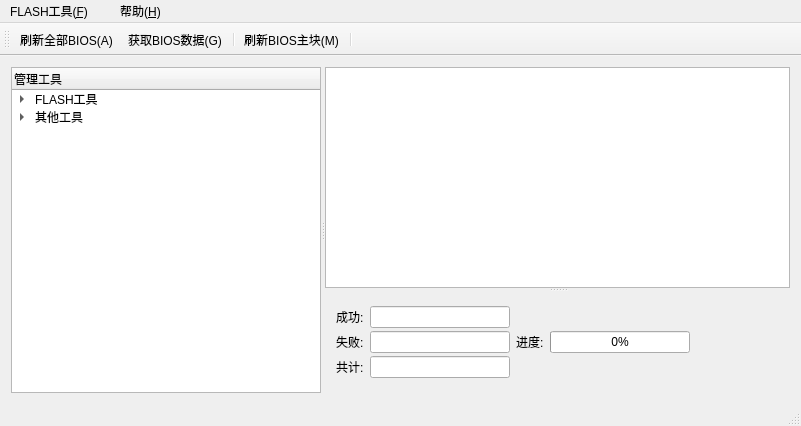
<?xml version="1.0" encoding="UTF-8"?>
<ui version="4.0">
 <class>MainWindow</class>
 <widget class="QMainWindow" name="MainWindow">
  <property name="geometry">
   <rect>
    <x>0</x>
    <y>0</y>
    <width>801</width>
    <height>426</height>
   </rect>
  </property>
  <property name="baseSize">
   <size>
    <width>1024</width>
    <height>768</height>
   </size>
  </property>
  <property name="windowTitle">
   <string>MainWindow</string>
  </property>
  <widget class="QWidget" name="centralWidget">
   <layout class="QGridLayout" name="gridLayout_2">
    <item row="0" column="0">
     <widget class="QSplitter" name="splitter_2">
      <property name="orientation">
       <enum>Qt::Horizontal</enum>
      </property>
      <widget class="QTreeWidget" name="treeWidget">
       <property name="cursor" stdset="0">
        <cursorShape>PointingHandCursor</cursorShape>
       </property>
       <property name="layoutDirection">
        <enum>Qt::LeftToRight</enum>
       </property>
       <property name="autoFillBackground">
        <bool>true</bool>
       </property>
       <property name="lineWidth">
        <number>9</number>
       </property>
       <property name="midLineWidth">
        <number>1</number>
       </property>
       <property name="autoScroll">
        <bool>false</bool>
       </property>
       <property name="autoScrollMargin">
        <number>0</number>
       </property>
       <property name="autoExpandDelay">
        <number>0</number>
       </property>
       <attribute name="headerStretchLastSection">
        <bool>true</bool>
       </attribute>
       <column>
        <property name="text">
         <string>管理工具</string>
        </property>
       </column>
       <item>
        <property name="text">
         <string>FLASH工具</string>
        </property>
        <item>
         <property name="text">
          <string>刷新全部BIOS</string>
         </property>
        </item>
        <item>
         <property name="text">
          <string>刷新BIOS主块</string>
         </property>
        </item>
        <item>
         <property name="text">
          <string>刷新BIOS启动块</string>
         </property>
        </item>
        <item>
         <property name="text">
          <string>刷新NVRAM</string>
         </property>
        </item>
        <item>
         <property name="text">
          <string>刷新ROM Holes</string>
         </property>
        </item>
        <item>
         <property name="text">
          <string>获取BIOS数据</string>
         </property>
        </item>
        <item>
         <property name="text">
          <string>刷新OA2</string>
         </property>
        </item>
        <item>
         <property name="text">
          <string>刷新OA3</string>
         </property>
        </item>
        <item>
         <property name="text">
          <string>清除event log</string>
         </property>
        </item>
       </item>
       <item>
        <property name="text">
         <string>其他工具</string>
        </property>
        <item>
         <property name="text">
          <string>重启系统</string>
         </property>
        </item>
        <item>
         <property name="text">
          <string>关闭系统</string>
         </property>
        </item>
       </item>
      </widget>
      <widget class="QSplitter" name="splitter">
       <property name="orientation">
        <enum>Qt::Vertical</enum>
       </property>
       <widget class="QTextBrowser" name="textBrowser"/>
       <widget class="QWidget" name="layoutWidget">
        <layout class="QGridLayout" name="gridLayout">
         <property name="rightMargin">
          <number>100</number>
         </property>
         <property name="verticalSpacing">
          <number>0</number>
         </property>
         <item row="0" column="0">
          <widget class="QLabel" name="label">
           <property name="text">
            <string>成功:</string>
           </property>
          </widget>
         </item>
         <item row="0" column="1">
          <widget class="QLineEdit" name="lineEdit">
           <property name="enabled">
            <bool>true</bool>
           </property>
           <property name="text">
            <string/>
           </property>
           <property name="readOnly">
            <bool>true</bool>
           </property>
          </widget>
         </item>
         <item row="1" column="0">
          <widget class="QLabel" name="label_2">
           <property name="text">
            <string>失败:</string>
           </property>
          </widget>
         </item>
         <item row="1" column="1">
          <widget class="QLineEdit" name="lineEdit_2">
           <property name="enabled">
            <bool>true</bool>
           </property>
           <property name="readOnly">
            <bool>true</bool>
           </property>
          </widget>
         </item>
         <item row="1" column="2">
          <widget class="QLabel" name="label_4">
           <property name="text">
            <string>进度:</string>
           </property>
          </widget>
         </item>
         <item row="1" column="3">
          <widget class="QProgressBar" name="progressBar">
           <property name="value">
            <number>0</number>
           </property>
          </widget>
         </item>
         <item row="2" column="0">
          <widget class="QLabel" name="label_3">
           <property name="text">
            <string>共计:</string>
           </property>
          </widget>
         </item>
         <item row="2" column="1">
          <widget class="QLineEdit" name="lineEdit_3">
           <property name="enabled">
            <bool>true</bool>
           </property>
           <property name="readOnly">
            <bool>true</bool>
           </property>
          </widget>
         </item>
        </layout>
       </widget>
      </widget>
     </widget>
    </item>
   </layout>
  </widget>
  <widget class="QMenuBar" name="menuBar">
   <property name="geometry">
    <rect>
     <x>0</x>
     <y>0</y>
     <width>801</width>
     <height>22</height>
    </rect>
   </property>
   <widget class="QMenu" name="menu_F">
    <property name="title">
     <string>FLASH工具(&amp;F)</string>
    </property>
    <widget class="QMenu" name="menu_BIOS_F">
     <property name="title">
      <string>刷新BIOS</string>
     </property>
     <addaction name="action_ID"/>
     <addaction name="action_N"/>
     <addaction name="action_0"/>
    </widget>
    <addaction name="menu_BIOS_F"/>
    <addaction name="action_ID_2"/>
    <addaction name="separator"/>
   </widget>
   <widget class="QMenu" name="menu_E">
    <property name="title">
     <string> </string>
    </property>
   </widget>
   <widget class="QMenu" name="menu">
    <property name="title">
     <string>帮助(&amp;H)</string>
    </property>
    <addaction name="action_BIOS"/>
   </widget>
   <addaction name="menu_F"/>
   <addaction name="menu_E"/>
   <addaction name="menu"/>
  </widget>
  <widget class="QToolBar" name="mainToolBar">
   <attribute name="toolBarArea">
    <enum>TopToolBarArea</enum>
   </attribute>
   <attribute name="toolBarBreak">
    <bool>false</bool>
   </attribute>
   <addaction name="action_ID"/>
   <addaction name="action_ID_2"/>
   <addaction name="separator"/>
   <addaction name="action_N"/>
   <addaction name="separator"/>
  </widget>
  <widget class="QStatusBar" name="statusBar"/>
  <action name="action_N">
   <property name="icon">
    <iconset resource="menu.qrc">
     <normaloff>:/File/images/taskbar_bgofnum.png</normaloff>:/File/images/taskbar_bgofnum.png</iconset>
   </property>
   <property name="text">
    <string>刷新BIOS主块(M)</string>
   </property>
   <property name="toolTip">
    <string>刷新BIOS主块(M)</string>
   </property>
   <property name="shortcut">
    <string>Ctrl+M</string>
   </property>
  </action>
  <action name="action_0">
   <property name="icon">
    <iconset resource="menu.qrc">
     <normaloff>:/File/images/taskbar_unsigned.png</normaloff>:/File/images/taskbar_unsigned.png</iconset>
   </property>
   <property name="text">
    <string>刷新BIOS启动块(B)</string>
   </property>
   <property name="toolTip">
    <string>刷新BIOS启动块(B)</string>
   </property>
   <property name="shortcut">
    <string>Ctrl+B</string>
   </property>
  </action>
  <action name="action_ID">
   <property name="icon">
    <iconset resource="menu.qrc">
     <normaloff>:/File/images/jumplist_newtask.ico</normaloff>:/File/images/jumplist_newtask.ico</iconset>
   </property>
   <property name="text">
    <string>刷新全部BIOS(A)</string>
   </property>
   <property name="toolTip">
    <string>刷新全部BIOS(A)</string>
   </property>
   <property name="shortcut">
    <string>Ctrl+A</string>
   </property>
  </action>
  <action name="action_ID_2">
   <property name="icon">
    <iconset resource="menu.qrc">
     <normaloff>:/File/images/jumplist_exit.ico</normaloff>:/File/images/jumplist_exit.ico</iconset>
   </property>
   <property name="text">
    <string>获取BIOS数据(G)</string>
   </property>
   <property name="toolTip">
    <string>获取BIOS数据(G)</string>
   </property>
   <property name="shortcut">
    <string>Ctrl+G</string>
   </property>
  </action>
  <action name="action_SMBIOS">
   <property name="text">
    <string>刷新时保存SMBIOS类型(T)</string>
   </property>
  </action>
  <action name="action_SMBIOS_2">
   <property name="text">
    <string>刷新时保存SMBIOS结构(S)</string>
   </property>
  </action>
  <action name="action_BIOS">
   <property name="text">
    <string>关于昆仑BIOS工具</string>
   </property>
  </action>
 </widget>
 <layoutdefault spacing="6" margin="11"/>
 <resources>
  <include location="menu.qrc"/>
 </resources>
 <connections/>
</ui>
